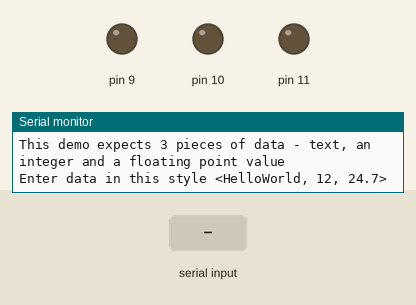
This sketch was run on a simulated Arduino Uno, built with avr-gcc and run on an emulated ATmega328P. Parts: output pins drawn as LEDs (lit = HIGH), the last lines printed to the serial monitor. The inputs (shaded band) are chosen by the test bench.

Above: at 1.2 s.
1.3 s: "<red,1>" received over Serial
At 1.7 s:
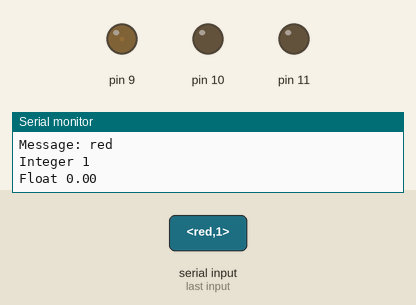
2.8 s: "<blue,1>" received over Serial
At 4.0 s:
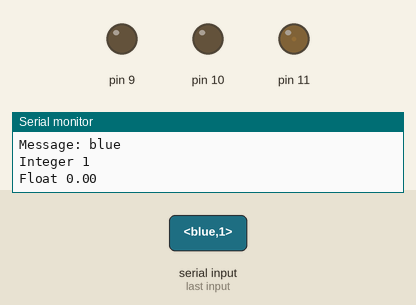
4.3 s: "<red,150>" received over Serial
At 5.3 s:
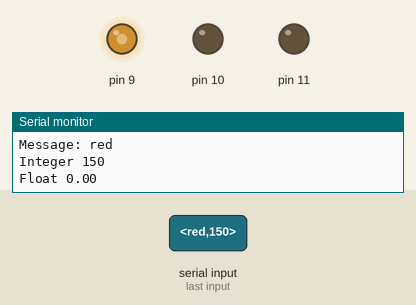
5.8 s: "<blue,150>" received over Serial
At 6.5 s:
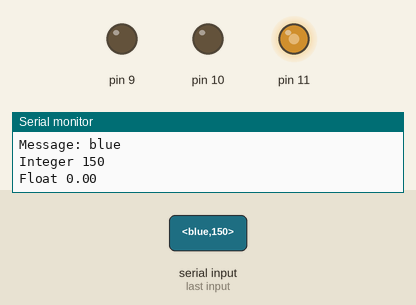
Timing chart, 0 to 8.3 s (numbered marks = the images above; inputs shaded):
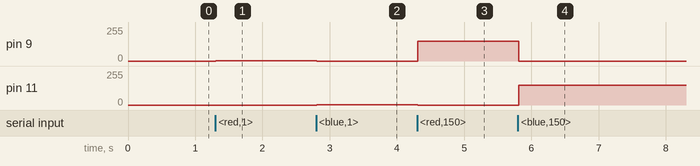

The sketch:

lab1ex9_1-g4.ino
```cpp
// Example 5 - Receive with start- and end-markers combined with parsing

const byte numChars = 32;
char receivedChars[numChars];
char tempChars[numChars];        // temporary array for use when parsing

      // variables to hold the parsed data
char messageFromPC[numChars] = {0};
int integerFromPC = 0;
float floatFromPC = 0.0;

boolean newData = false;

//============

void setup() {
    Serial.begin(9600);
    Serial.println("This demo expects 3 pieces of data - text, an integer and a floating point value");
    Serial.println("Enter data in this style <HelloWorld, 12, 24.7>  ");
    Serial.println();

  pinMode(11, OUTPUT);
  pinMode(10, OUTPUT);
  pinMode(9, OUTPUT);
}

//============

void loop() {
    recvWithStartEndMarkers();
    if (newData == true) {
        strcpy(tempChars, receivedChars);
            // this temporary copy is necessary to protect the original data
            //   because strtok() used in parseData() replaces the commas with \0
        parseData();
        showParsedData();
        newData = false;
    }
  if (strcmp(messageFromPC, "red") == 0){
    analogWrite(11, 0);
    analogWrite(10, 0);
    analogWrite(9, integerFromPC);
  }
  else if (strcmp(messageFromPC, "blue") == 0){
    analogWrite(11, integerFromPC);
    analogWrite(10, 0);
    analogWrite(9, 0);
  }

}

//============

void recvWithStartEndMarkers() {
    static boolean recvInProgress = false;
    static byte ndx = 0;
    char startMarker = '<';
    char endMarker = '>';
    char rc;

    while (Serial.available() > 0 && newData == false) {
        rc = Serial.read();

        if (recvInProgress == true) {
            if (rc != endMarker) {
                receivedChars[ndx] = rc;
                ndx++;
                if (ndx >= numChars) {
                    ndx = numChars - 1;
                }
            }
            else {
                receivedChars[ndx] = '\0'; // terminate the string
                recvInProgress = false;
                ndx = 0;
                newData = true;
            }
        }

        else if (rc == startMarker) {
            recvInProgress = true;
        }
    }
}

//============

void parseData() {      // split the data into its parts

    char * strtokIndx; // this is used by strtok() as an index

    strtokIndx = strtok(tempChars,",");      // get the first part - the string
    strcpy(messageFromPC, strtokIndx); // copy it to messageFromPC

    strtokIndx = strtok(NULL, ","); // this continues where the previous call left off
    integerFromPC = atoi(strtokIndx);     // convert this part to an integer

    strtokIndx = strtok(NULL, ",");
    floatFromPC = atof(strtokIndx);     // convert this part to a float

}

//============

void showParsedData() {
    Serial.print("Message: ");
    Serial.println(messageFromPC);
    Serial.print("Integer ");
    Serial.println(integerFromPC);
    Serial.print("Float ");
    Serial.println(floatFromPC);
}

float TriangleWave(float t, float p){
  float result;

  result = 2. * abs(t/p - floor( (t/p) + (1./2.)) );
  return result;
}
```

Measured:
- after the input at 1.3 s, pin 9: 0/255 → 1/255 at once
- after the input at 2.8 s, pin 9: 1/255 → 0/255 at once; pin 11: 0/255 → 1/255 at once
- after the input at 4.3 s, pin 9: 0/255 → 150/255 at once; pin 11: 1/255 → 0/255 at once
- after the input at 5.8 s, pin 9: 150/255 → 0/255 at once; pin 11: 0/255 → 150/255 at once
